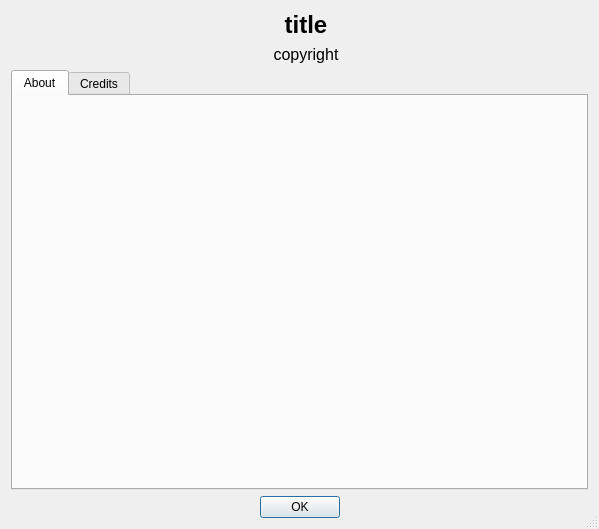
<?xml version="1.0" encoding="UTF-8"?>
<ui version="4.0">
 <class>Dialog</class>
 <widget class="QDialog" name="Dialog">
  <property name="windowModality">
   <enum>Qt::ApplicationModal</enum>
  </property>
  <property name="geometry">
   <rect>
    <x>0</x>
    <y>0</y>
    <width>599</width>
    <height>529</height>
   </rect>
  </property>
  <property name="windowTitle">
   <string>About Moxy</string>
  </property>
  <property name="sizeGripEnabled">
   <bool>true</bool>
  </property>
  <property name="modal">
   <bool>true</bool>
  </property>
  <layout class="QVBoxLayout" name="verticalLayout_2">
   <item>
    <layout class="QVBoxLayout" name="layout0" stretch="0,1,0">
     <item>
      <layout class="QHBoxLayout" name="horizontalLayout" stretch="0,1">
       <item>
        <widget class="QLabel" name="logo">
         <property name="text">
          <string/>
         </property>
         <property name="pixmap">
          <pixmap>logo.png</pixmap>
         </property>
         <property name="scaledContents">
          <bool>true</bool>
         </property>
        </widget>
       </item>
       <item>
        <layout class="QVBoxLayout" name="verticalLayout">
         <item>
          <widget class="QLabel" name="title">
           <property name="font">
            <font>
             <pointsize>18</pointsize>
             <weight>75</weight>
             <bold>true</bold>
            </font>
           </property>
           <property name="text">
            <string>title</string>
           </property>
           <property name="alignment">
            <set>Qt::AlignCenter</set>
           </property>
          </widget>
         </item>
         <item>
          <widget class="QLabel" name="copyright">
           <property name="font">
            <font>
             <pointsize>12</pointsize>
            </font>
           </property>
           <property name="text">
            <string>copyright</string>
           </property>
           <property name="alignment">
            <set>Qt::AlignCenter</set>
           </property>
          </widget>
         </item>
        </layout>
       </item>
      </layout>
     </item>
     <item>
      <widget class="QTabWidget" name="tabs">
       <property name="currentIndex">
        <number>0</number>
       </property>
       <widget class="QWidget" name="about">
        <attribute name="title">
         <string>About</string>
        </attribute>
       </widget>
       <widget class="QWidget" name="credits">
        <attribute name="title">
         <string>Credits</string>
        </attribute>
       </widget>
      </widget>
     </item>
     <item>
      <widget class="QDialogButtonBox" name="buttonBox">
       <property name="sizePolicy">
        <sizepolicy hsizetype="Expanding" vsizetype="Fixed">
         <horstretch>0</horstretch>
         <verstretch>1</verstretch>
        </sizepolicy>
       </property>
       <property name="orientation">
        <enum>Qt::Horizontal</enum>
       </property>
       <property name="standardButtons">
        <set>QDialogButtonBox::Ok</set>
       </property>
       <property name="centerButtons">
        <bool>true</bool>
       </property>
      </widget>
     </item>
    </layout>
   </item>
  </layout>
 </widget>
 <resources/>
 <connections>
  <connection>
   <sender>buttonBox</sender>
   <signal>accepted()</signal>
   <receiver>Dialog</receiver>
   <slot>accept()</slot>
   <hints>
    <hint type="sourcelabel">
     <x>248</x>
     <y>254</y>
    </hint>
    <hint type="destinationlabel">
     <x>157</x>
     <y>274</y>
    </hint>
   </hints>
  </connection>
 </connections>
</ui>
